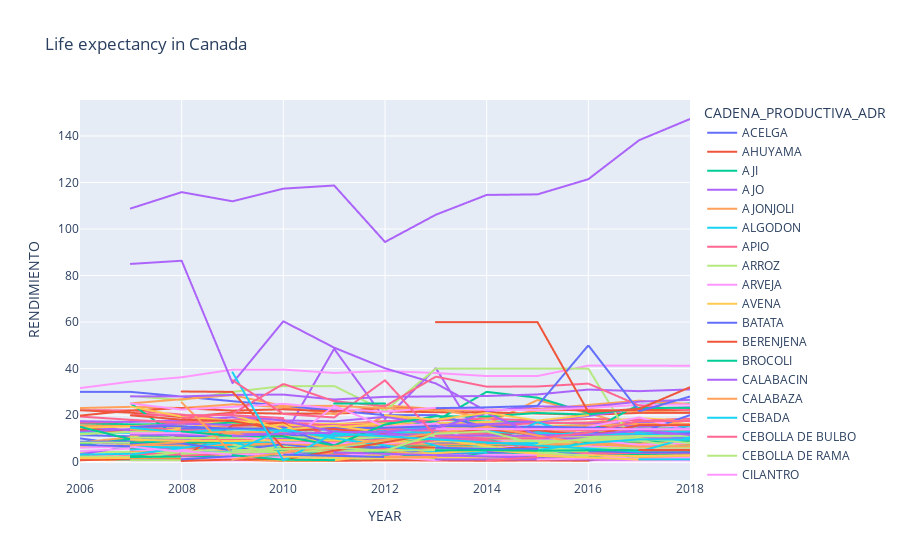

Source (notebook cell):
### Code cell
EVA3 = EVA.groupby(['YEAR','CADENA_PRODUCTIVA_ADR'])[['RENDIMIENTO']].mean().reset_index()
fig = px.line(EVA3, x='YEAR', y='RENDIMIENTO', color='CADENA_PRODUCTIVA_ADR', title='Life expectancy in Canada')
fig.show()
